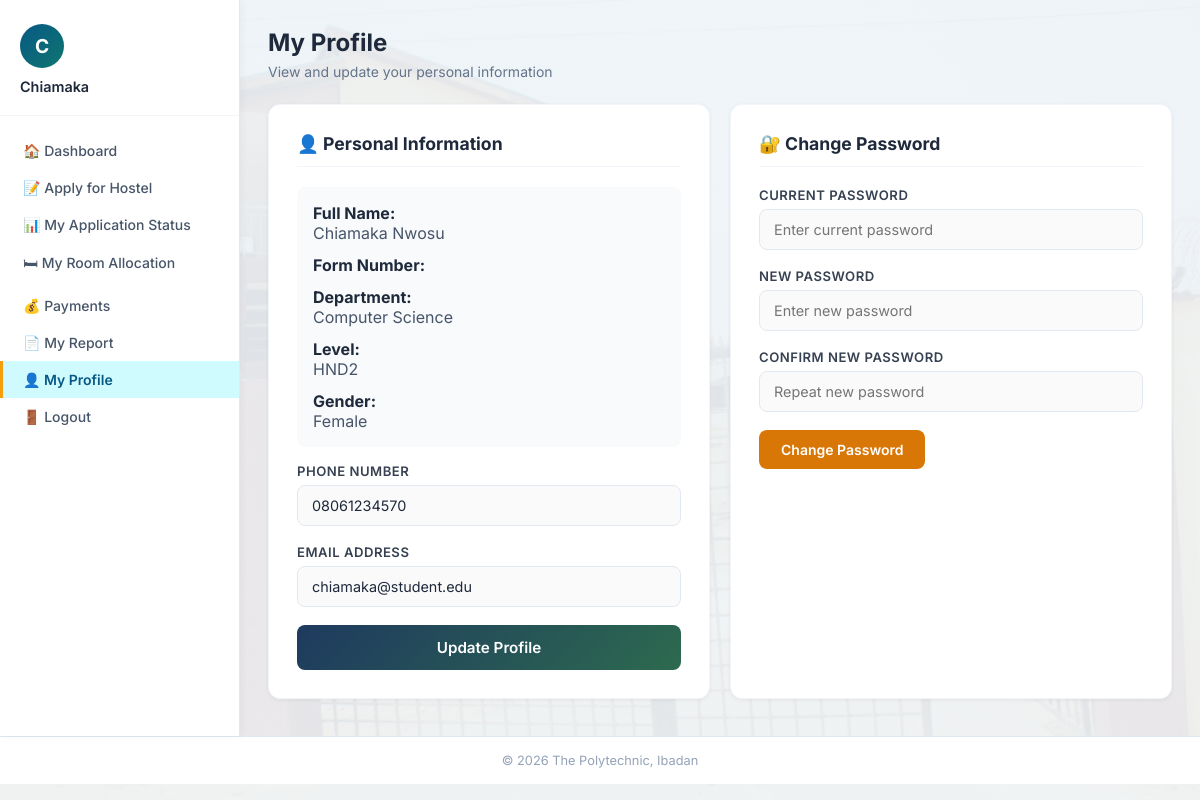
The app's page /student/profile.php (signed in) with its own data.
### tables this page shows
CREATE TABLE students (
    student_id INT AUTO_INCREMENT PRIMARY KEY,
    matric_no VARCHAR(13) NULL UNIQUE,
    form_no VARCHAR(30) NULL UNIQUE,
    full_name VARCHAR(200) NOT NULL,
    department VARCHAR(150) NOT NULL,
    level VARCHAR(20) NOT NULL,
    gender ENUM('Male','Female') NOT NULL,
    phone VARCHAR(20) NOT NULL,
    email VARCHAR(150) NOT NULL UNIQUE,
    password VARCHAR(255) NOT NULL,
    created_at DATETIME DEFAULT CURRENT_TIMESTAMP
);

### student/profile.php (the view, shortened to what this page needs)
<?php
require_once '../includes/db.php';
$sid = $_SESSION['student_id'];
$student = $pdo->prepare("SELECT * FROM students WHERE student_id=?");
$student->execute([$sid]);
$student = $student->fetch();
?>
<!DOCTYPE html>
<html lang="en">
<head>
<link rel="stylesheet" href="../css/style.css?v=6">
</head>
<body>
<div class="wrapper">
<aside class="sidebar">
    <div class="user-info">
        <div class="avatar"><?php if (!empty($student['profile_photo'])): ?><img src="../<?= htmlspecialchars($student['profile_photo']) ?>" alt="Student photograph" style="width:100%;height:100%;object-fit:cover;border-radius:50%;"><?php else: ?><?= strtoupper(substr($student['full_name'],0,1)) ?><?php endif; ?></div>
        <div class="name"><?= htmlspecialchars(explode(' ',$student['full_name'])[0]) ?></div>
    </div>
    <nav class="sidebar-nav">
        <a href="dashboard.php">🏠 Dashboard</a>
        <a href="apply.php">📝 Apply for Hostel</a>
        <a href="status.php">📊 My Application Status</a>
        <a href="allocation.php">🛏 My Room Allocation</a>
        <a href="payments.php">💰 Payments</a>
        <a href="reports.php">📄 My Report</a>
        <a href="profile.php" class="active">👤 My Profile</a>
        <a href="logout.php">🚪 Logout</a>
    </nav>
</aside>
<main class="main">
    <div class="page-title">My Profile</div>
    <div class="page-subtitle">View and update your personal information</div>
    <div style="display:grid;grid-template-columns:1fr 1fr;gap:20px;">
        <div class="form-card">
            <h3>👤 Personal Information</h3>
            <div style="margin-bottom:16px;padding:16px;background:#f8fafc;border-radius:8px;">
                <div style="display:grid;gap:12px;">
                    <div><strong>Full Name:</strong><br><span style="color:#475569;"><?= htmlspecialchars($student['full_name']) ?></span></div>
                    <div><strong>Form Number:</strong><br><span style="color:#475569;"><?= htmlspecialchars($student['form_no']) ?></span></div>
                    <div><strong>Department:</strong><br><span style="color:#475569;"><?= htmlspecialchars($student['department']) ?></span></div>
                    <div><strong>Level:</strong><br><span style="color:#475569;"><?= htmlspecialchars($student['level']) ?></span></div>
                    <div><strong>Gender:</strong><br><span style="color:#475569;"><?= htmlspecialchars($student['gender']) ?></span></div>
                </div>
            </div>
            <form method="POST">
                <div class="form-group">
                    <label>Phone Number</label>
                    <input type="text" name="phone" value="<?= htmlspecialchars($student['phone']) ?>" required>
                </div>
                <div class="form-group">
                    <label>Email Address</label>
                    <input type="email" name="email" value="<?= htmlspecialchars($student['email'] ?? '') ?>">
                </div>
                <button type="submit" name="update_profile" class="btn btn-primary">Update Profile</button>
            </form>
        </div>
        <div class="form-card">
            <h3>🔐 Change Password</h3>
            <form method="POST">
                <div class="form-group">
                    <label>Current Password</label>
                    <input type="password" name="old_password" placeholder="Enter current password" required>
                </div>
                <div class="form-group">
                    <label>New Password</label>
                    <input type="password" name="new_password" placeholder="Enter new password" required>
                </div>
                <div class="form-group">
                    <label>Confirm New Password</label>
                    <input type="password" name="confirm_password" placeholder="Repeat new password" required>
                </div>
                <button type="submit" name="change_password" class="btn btn-warning">Change Password</button>
            </form>
        </div>
    </div>
</main>
</div>
<div class="footer">&copy; <?= date('Y') ?> The Polytechnic, Ibadan</div>
</body>
</html>

### css/style.css (style rules this page uses)
* { margin: 0; padding: 0; box-sizing: border-box; }
body { font-family: 'Inter', sans-serif; background-image: linear-gradient(rgba(240,244,248,0.93), rgba(240,244,248,0.93)), url('../assets/olorihostel.jpg'); background-position: center; background-size: cover; background-attachment: fixed; color: #1e293b; min-height: 100vh; }
.form-group { margin-bottom: 18px; }
.form-group label { display: block; font-size: 0.82rem; font-weight: 600; color: #374151; margin-bottom: 6px; text-transform: uppercase; letter-spacing: 0.5px; }
.form-group input, .form-group select, .form-group textarea { width: 100%; padding: 11px 14px; border: 1.5px solid #e2e8f0; border-radius: 8px; font-size: 0.9rem; font-family: 'Inter', sans-serif; color: #1e293b; transition: border-color 0.2s, box-shadow 0.2s; background: #fafafa; }
.btn { display: inline-flex; align-items: center; justify-content: center; gap: 7px; padding: 11px 22px; border-radius: 8px; font-size: 0.875rem; font-weight: 600; font-family: 'Inter', sans-serif; cursor: pointer; border: none; transition: all 0.2s; text-decoration: none; }
.btn-primary { background: linear-gradient(135deg, #1e3a5f 0%, #2d6a4f 100%); color: white; width: 100%; padding: 13px; font-size: 0.95rem; }
.btn-warning { background: #d97706; color: white; }
.wrapper { display: flex; min-height: calc(100vh - 64px); }
.sidebar { width: 240px; background: white; border-right: 1px solid #e2e8f0; padding: 24px 0; flex-shrink: 0; box-shadow: 2px 0 8px rgba(0,0,0,0.04); }
.sidebar .user-info { padding: 0 20px 20px; border-bottom: 1px solid #f1f5f9; margin-bottom: 16px; }
.sidebar .user-info .avatar { width: 44px; height: 44px; background: linear-gradient(135deg, #075985 0%, #0f766e 100%); border-radius: 50%; display: flex; align-items: center; justify-content: center; color: white; font-size: 1.2rem; font-weight: 700; margin-bottom: 10px; }
.sidebar .user-info .name { font-size: 0.9rem; font-weight: 600; color: #1e293b; }
.sidebar-nav a { display: flex; align-items: center; gap: 10px; padding: 10px 20px; color: #475569; text-decoration: none; font-size: 0.875rem; font-weight: 500; transition: all 0.2s; border-left: 3px solid transparent; }
.sidebar-nav a.active { background: #cffafe; color: #075985; border-left-color: #f59e0b; font-weight: 600; }
.main { flex: 1; padding: 28px; overflow-x: hidden; }
.page-title { font-size: 1.5rem; font-weight: 700; color: #1e293b; margin-bottom: 6px; }
.page-subtitle { font-size: 0.875rem; color: #64748b; margin-bottom: 24px; }
.form-card { background: white; border-radius: 12px; padding: 28px; box-shadow: 0 1px 4px rgba(0,0,0,0.06); border: 1px solid #f1f5f9; max-width: 600px; }
.form-card h3 { font-size: 1.1rem; font-weight: 700; color: #1e293b; margin-bottom: 20px; padding-bottom: 12px; border-bottom: 1px solid #f1f5f9; }
.footer { background: white; border-top: 1px solid #e2e8f0; padding: 16px 28px; text-align: center; font-size: 0.8rem; color: #94a3b8; }

### records on screen
students: full_name "C", full_name "Chiamaka", full_name "Chiamaka Nwosu", department "Computer Science", level "HND2", gender "Female", phone "08061234570", email "chiamaka@student.edu"
